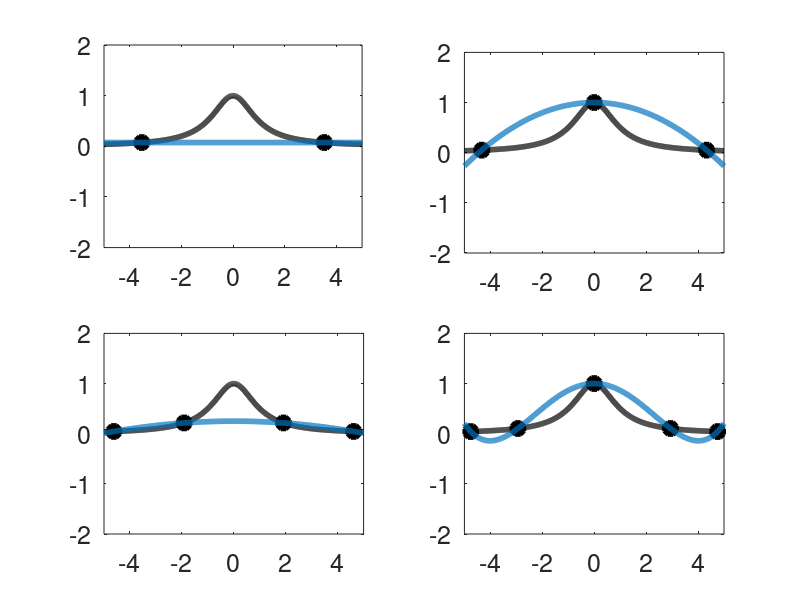

The MATLAB script that drew this image:
% % Shows polynomial fluctuations as the number of nodes increases over
% % a symmetric interval. Top are evenly spaced, bottom are Chebyshev.
% % uses Lagrange form to evaluate. Clunky, but clearer for teaching. 

clear all
close all
clc


set(0,'DefaultAxesFontSize', 18)           
set(0,'DefaultTextFontSize', 18)
set(0,'DefaultLineLineWidth',4)
set(0,'DefaultAxesLineStyleOrder','-|-.|--|:')

screen_size = get(0, 'ScreenSize');                                 % Grab the screen size


a = -5;
b = 5;
x = linspace(-5,5,1000);

figure(1)

%%%%%%%%%%%%%%%%%%%%%%%%%%%%%%%%%%%%%%%%%%%%%%%%%%%%%%%%%%%%%%
% % nodes = [-5 5];
n= 1
for i = 1:n+1
   
    nodes(i) = cos((2*(i-1)+1)./(2.*n+2).*pi);
    
    
end
nodes= (a+b)./2 + (b-a)/2.*nodes;
data_points = 1.0./(1+nodes.^2);
l_0 = @(x) (x-nodes(2))./(nodes(1)-nodes(2));
l_1 = @(x) (x-nodes(1))./(nodes(2)-nodes(1));
subplot(2,2,1)
plot(x,1./(1+x.^2),'k')
hold on
plot(nodes,data_points,'*k','MarkerSize',12)
axis([-5 5 -2 2])
plot(x,l_0(x).*data_points(1)+l_1(x).*data_points(2));
set(1, 'Position', [0 0 0.5*screen_size(3) 0.75*screen_size(4) ] ); % Resize the figure window
% % export_fig('Cheby1','-pdf','-nocrop') % save the plot as a pdf

%%%%%%%%%%%%%%%%%%%%%%%%%%%%%%%%%%%%%%%%%%%%%%%%%%%%%%%%%%%%%%
n= 2
for i = 1:n+1
   
    nodes(i) = cos((2*(i-1)+1)./(2.*n+2).*pi);
    
    
end
nodes= (a+b)./2 + (b-a)/2.*nodes;

data_points = 1.0./(1+nodes.^2);
l_0 = @(x) (x-nodes(2))./(nodes(1)-nodes(2)).*(x-nodes(3))./(nodes(1)-nodes(3));
l_1 = @(x) (x-nodes(1))./(nodes(2)-nodes(1)).*(x-nodes(3))./(nodes(2)-nodes(3));
l_2 = @(x) (x-nodes(1))./(nodes(3)-nodes(1)).*(x-nodes(2))./(nodes(3)-nodes(2));
subplot(2,2,2)
plot(x,1./(1+x.^2),'k')
hold on
plot(nodes,data_points,'*k','MarkerSize',12)
axis([-5 5 -2 2])

plot(x,l_0(x).*data_points(1)+l_1(x).*data_points(2)+l_2(x).*data_points(3));
set(1, 'Position', [0 0 0.5*screen_size(3) 0.75*screen_size(4) ] ); % Resize the figure window
% % export_fig('Cheby2','-pdf','-nocrop') % save the plot as a pdf

%%%%%%%%%%%%%%%%%%%%%%%%%%%%%%%%%%%%%%%%%%%%%%%%%%%%%%%%%%%%%%
n= 3
for i = 1:n+1
   
    nodes(i) = cos((2*(i-1)+1)./(2.*n+2).*pi);
    checknode(i) = sin((2*(i-1)+1)./(2.*n+2).*pi)

    
end
% % close all
% % plot(nodes,checknode)
keyboard
nodes= (a+b)./2 + (b-a)/2.*nodes;
data_points = 1.0./(1+nodes.^2);
l_0 = @(x) (x-nodes(2))./(nodes(1)-nodes(2)).*(x-nodes(3))./(nodes(1)-nodes(3)).*(x-nodes(4))./(nodes(1)-nodes(4));
l_1 = @(x) (x-nodes(1))./(nodes(2)-nodes(1)).*(x-nodes(3))./(nodes(2)-nodes(3)).*(x-nodes(4))./(nodes(2)-nodes(4));
l_2 = @(x) (x-nodes(1))./(nodes(3)-nodes(1)).*(x-nodes(2))./(nodes(3)-nodes(2)).*(x-nodes(4))./(nodes(3)-nodes(4));
l_3 = @(x) (x-nodes(1))./(nodes(4)-nodes(1)).*(x-nodes(2))./(nodes(4)-nodes(2)).*(x-nodes(3))./(nodes(4)-nodes(3));
subplot(2,2,3)
plot(x,1./(1+x.^2),'k')

hold on
plot(nodes,data_points,'*k','MarkerSize',12)
axis([-5 5 -2 2])

% % axis([-5 5 -20 20])
plot(x,l_0(x).*data_points(1)+l_1(x).*data_points(2)+l_2(x).*data_points(3)+l_3(x).*data_points(4));
set(1, 'Position', [0 0 0.5*screen_size(3) 0.75*screen_size(4) ] ); % Resize the figure window
% % export_fig('Cheby3','-pdf','-nocrop') % save the plot as a pdf


%%%%%%%%%%%%%%%%%%%%%%%%%%%%%%%%%%%%%%%%%%%%%%%%%%%%%%%%%%%%%%
n= 4
for i = 1:n+1
   
    nodes(i) = cos((2*(i-1)+1)./(2.*n+2).*pi);
    
    
end
nodes= (a+b)./2 + (b-a)/2.*nodes;

data_points = 1.0./(1+nodes.^2);
l_0 = @(x) (x-nodes(2))./(nodes(1)-nodes(2)).*(x-nodes(3))./(nodes(1)-nodes(3)).*(x-nodes(4))./(nodes(1)-nodes(4)).*(x-nodes(5))./(nodes(1)-nodes(5));
l_1 = @(x) (x-nodes(1))./(nodes(2)-nodes(1)).*(x-nodes(3))./(nodes(2)-nodes(3)).*(x-nodes(4))./(nodes(2)-nodes(4)).*(x-nodes(5))./(nodes(2)-nodes(5));
l_2 = @(x) (x-nodes(1))./(nodes(3)-nodes(1)).*(x-nodes(2))./(nodes(3)-nodes(2)).*(x-nodes(4))./(nodes(3)-nodes(4)).*(x-nodes(5))./(nodes(3)-nodes(5));
l_3 = @(x) (x-nodes(1))./(nodes(4)-nodes(1)).*(x-nodes(2))./(nodes(4)-nodes(2)).*(x-nodes(3))./(nodes(4)-nodes(3)).*(x-nodes(5))./(nodes(4)-nodes(5));
l_4 = @(x) (x-nodes(1))./(nodes(5)-nodes(1)).*(x-nodes(2))./(nodes(5)-nodes(2)).*(x-nodes(3))./(nodes(5)-nodes(3)).*(x-nodes(4))./(nodes(5)-nodes(4));
subplot(2,2,4)
plot(x,1./(1+x.^2),'k')

hold on
plot(nodes,data_points,'*k','MarkerSize',12)
axis([-5 5 -2 2])

% % axis([-5 5 -20 20])
plot(x,l_0(x).*data_points(1)+l_1(x).*data_points(2)+l_2(x).*data_points(3)+l_3(x).*data_points(4)+l_4(x).*data_points(5));


set(1, 'Position', [0 0 0.5*screen_size(3) 0.75*screen_size(4) ] ); % Resize the figure window
% % export_fig('Cheby4','-pdf','-nocrop') % save the plot as a pdf
